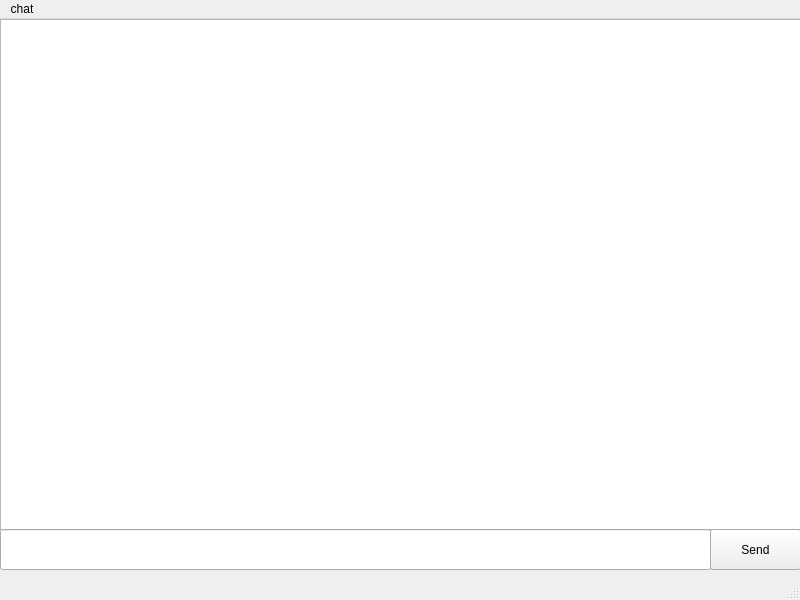
<?xml version="1.0" encoding="UTF-8"?>
<ui version="4.0">
 <class>MainWindow</class>
 <widget class="QMainWindow" name="MainWindow">
  <property name="geometry">
   <rect>
    <x>0</x>
    <y>0</y>
    <width>800</width>
    <height>600</height>
   </rect>
  </property>
  <property name="windowTitle">
   <string>MainWindow</string>
  </property>
  <widget class="QWidget" name="centralwidget">
   <widget class="QTextEdit" name="textEdit">
    <property name="geometry">
     <rect>
      <x>0</x>
      <y>0</y>
      <width>801</width>
      <height>511</height>
     </rect>
    </property>
   </widget>
   <widget class="QLineEdit" name="lineEdit">
    <property name="geometry">
     <rect>
      <x>0</x>
      <y>510</y>
      <width>711</width>
      <height>41</height>
     </rect>
    </property>
   </widget>
   <widget class="QPushButton" name="pushButton">
    <property name="geometry">
     <rect>
      <x>710</x>
      <y>510</y>
      <width>91</width>
      <height>41</height>
     </rect>
    </property>
    <property name="text">
     <string>Send</string>
    </property>
   </widget>
  </widget>
  <widget class="QMenuBar" name="menubar">
   <property name="geometry">
    <rect>
     <x>0</x>
     <y>0</y>
     <width>800</width>
     <height>21</height>
    </rect>
   </property>
   <widget class="QMenu" name="menuchat">
    <property name="title">
     <string>chat</string>
    </property>
   </widget>
   <addaction name="menuchat"/>
  </widget>
  <widget class="QStatusBar" name="statusbar"/>
 </widget>
 <resources/>
 <connections/>
</ui>
